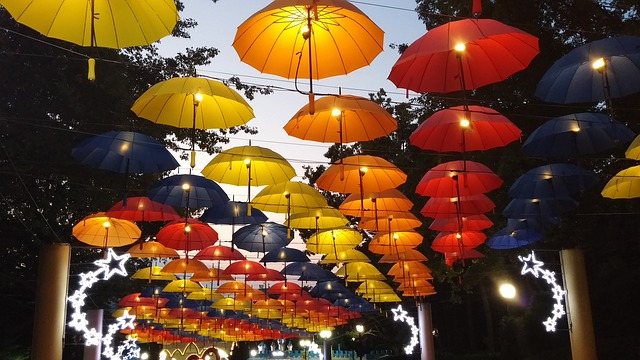
#> input picture DN01/slike/umbrellas.jpg, 640 x 360 px
$ python sol.py
#> lines starting #> are read from the running program, lines starting #| are printed output that depends on the picture; after the words box and inside, x2 and y2 are one past the last pixel; in counts of white or black regions, pixels touching at a corner belong together
import cv2
import matplotlib.pyplot as plt
import numpy as np

ime_slike = 'slike/umbrellas.jpg'
im = cv2.imread(ime_slike)
#> im is the input picture: shape (360, 640, 3); mean B, G, R 47.4, 72.9, 105.2
im = cv2.cvtColor(im, cv2.COLOR_BGR2RGB)

print(f'{im.shape=}')
#| im.shape=(360, 640, 3)
print(f'{im.dtype=}')
#| im.dtype=dtype('uint8')

plt.clf()
plt.imshow(im)
plt.title('Originalna slika')
plt.show()

# [5 lines of commented-out code are left out]

gray_im = np.mean(im, axis=2)
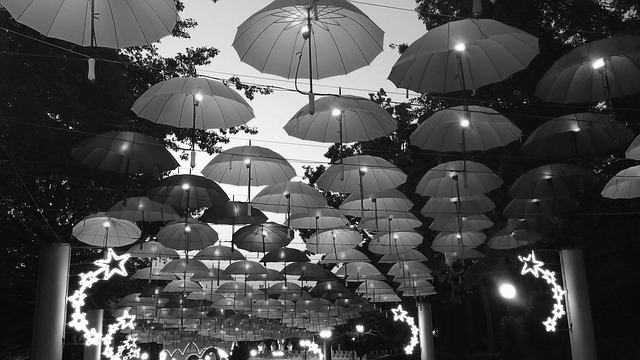
#> gray_im: shape (360, 640) float64; min 0, max 255, mean 75.2

plt.clf()
plt.imshow(gray_im)
plt.title('Sivinska slika, default cmap')
plt.show()

plt.clf()
plt.imshow(gray_im, cmap='gray')
plt.title('Sivinska slika, gray cmap')
plt.show()

top = 100
bottom = 250
left = 100
right = 450

cropped = im[top:bottom, left:right, :]
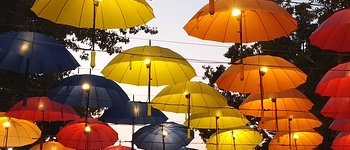
#> cropped: shape (150, 350, 3); mean R, G, B 142.7, 95.2, 52.5
im_copy = im.copy()
im_copy[top:bottom, left:right, 2] = 0
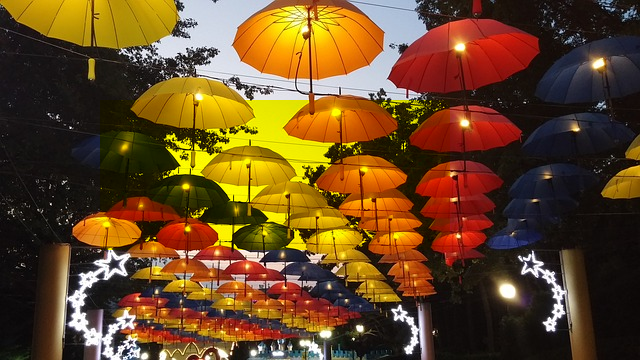
#> im_copy: shape (360, 640, 3); mean R, G, B 105.2, 72.9, 35.4

plt.clf()
plt.subplot(1, 2, 1)
plt.title('Pravokotna regija')
plt.imshow(cropped)

plt.subplot(1, 2, 2)
plt.title('Pravokotna regija je brez modre')
plt.imshow(im_copy)
plt.show()
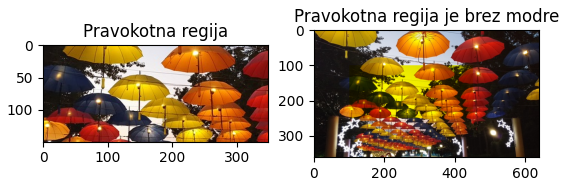
#> figure drawn by matplotlib, 2 panels

neg_gray = gray_im.copy()
# če bi imeli float, bi rabili dati na range 0..1 in potem odštevati od 1
neg_gray[top:bottom, left:right] = 255 - gray_im[top:bottom, left:right]
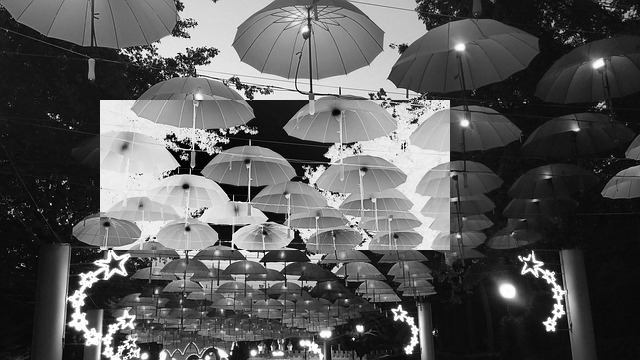
#> neg_gray: shape (360, 640) float64; min 0, max 255, mean 89.2
plt.clf()
plt.title('Pravokotna regija je negirana')
plt.imshow(neg_gray, cmap='gray')
plt.show()

# thresholded = (gray_im > 150).astype(np.uint8)
thresholded = gray_im > 150
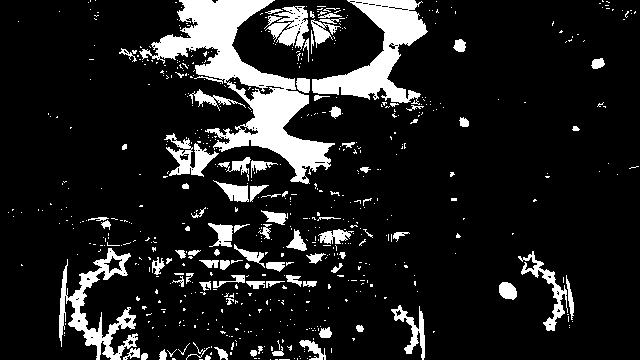
#> thresholded: shape (360, 640) bool; 13% white; 617 white regions (526 under 20 px), largest, box (x1, y1, x2, y2) and area: (139, 0, 335, 184) 10080, (312, 0, 428, 105) 4665, (59, 248, 138, 360) 2659
plt.clf()
plt.title('Upragovana slika')
plt.imshow(thresholded, cmap='gray')
plt.show()

$ run again, with DN01/slike/bird.jpg copied over DN01/slike/umbrellas.jpg
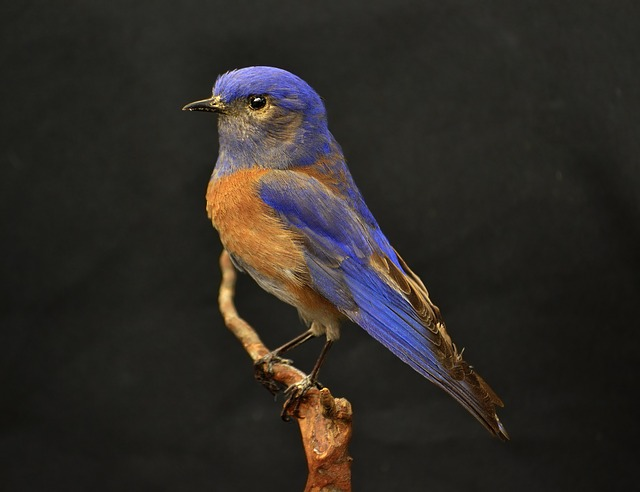
#> input picture DN01/slike/bird.jpg, 640 x 492 px
#> im is the input picture: shape (492, 640, 3); mean B, G, R 37.6, 42.1, 46.1
#| im.shape=(492, 640, 3)
#| im.dtype=dtype('uint8')
#> im_copy: shape (492, 640, 3); mean R, G, B 46.1, 42.1, 28.2
#> `neg_gray[top:bottom, left:right] = 255 - gray_im[top:bottom, left:right]`:
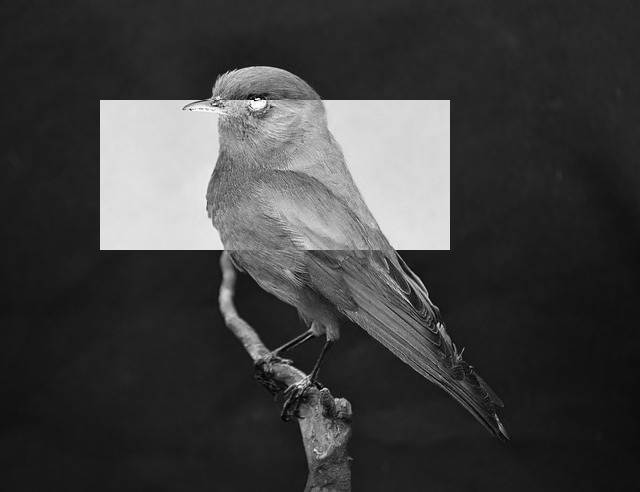
#> neg_gray: shape (492, 640) float64; min 0.333, max 254.7, mean 63.3
#> `thresholded = gray_im > 150`:
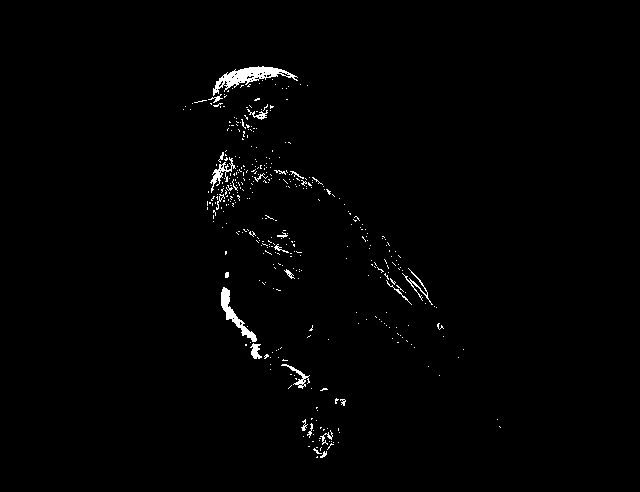
#> thresholded: shape (492, 640) bool; 1.1% white; 396 white regions (373 under 20 px), largest, box (x1, y1, x2, y2) and area: (213, 66, 298, 96) 839, (221, 287, 257, 342) 464, (210, 157, 236, 193) 230

$ run again, with DN01/slike/trucks.jpg copied over DN01/slike/umbrellas.jpg
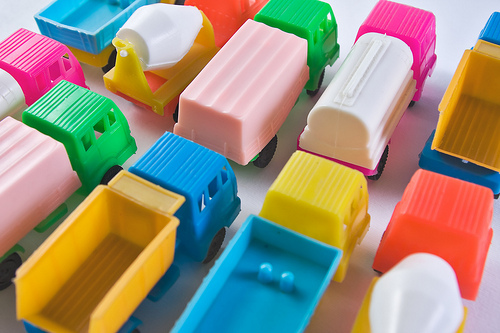
#> input picture DN01/slike/trucks.jpg, 500 x 333 px
#> im is the input picture: shape (333, 500, 3); mean B, G, R 124.9, 144.4, 154.9
#| im.shape=(333, 500, 3)
#| im.dtype=dtype('uint8')
#> `neg_gray[top:bottom, left:right] = 255 - gray_im[top:bottom, left:right]`:
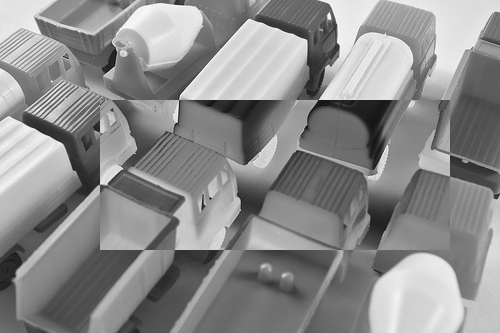
#> neg_gray: shape (333, 500) float64; min 2, max 255, mean 140.3
#> `thresholded = gray_im > 150`:
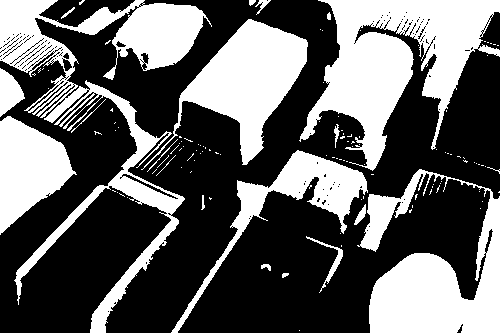
#> thresholded: shape (333, 500) bool; 38.3% white; 123 white regions (103 under 20 px), largest, box (x1, y1, x2, y2) and area: (299, 0, 500, 171) 15760, (0, 0, 212, 333) 15185, (357, 169, 500, 333) 11317
